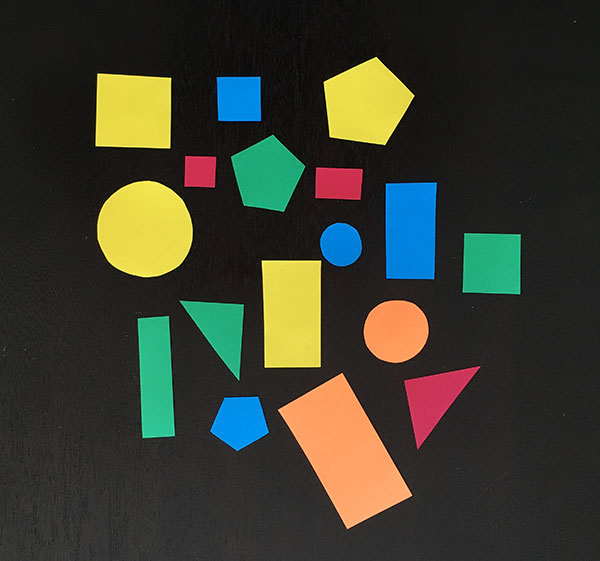
#> input picture Seminar 8/images/shapes.jpg, 600 x 561 px
$ jupyter execute --allow-errors Seminar_8.1-Figures.ipynb   (shell and % lines are left out)   (older library calls are emulated)
#> lines starting #> are read from the running program, lines starting #| are printed output that depends on the picture; after the words box and inside, x2 and y2 are one past the last pixel; in counts of white or black regions, pixels touching at a corner belong together
# AI Community @ Семинар № 8
## Поиск фигур на изображении

[cell 1]
import cv2
import imutils
import numpy as np
import seaborn as sns
from collections import OrderedDict
from skimage.io import imshow
from scipy.spatial import distance as dist
from matplotlib import pyplot as plt

plt.rcParams['figure.figsize'] = (10, 10)
plt.rcParams['axes.grid'] = False

[cell 2]
class ShapeDetector:
    """
    Class which detects shapes given contour.
    """

    def detect(self, c):
        shape = "unidentified"
        peri = cv2.arcLength(c, True)
        polygon = cv2.approxPolyDP(c, 0.04 * peri, True)
        if len(polygon) == 3:
            shape = "triangle"
        elif len(polygon) == 4:
            (x, y, w, h) = cv2.boundingRect(polygon)
            ar = w / float(h)
            shape = "square" if ar >= 0.95 and ar <= 1.05 else "rectangle"
        else:
            shape = "circle"
        return shape

OpenCV загружает изображения в формате BGR.
Превратим BGR в RGB и уменьшим изображение:

[cell 3]
image = cv2.imread("./images/shapes.jpg")[:, :, ::-1]
resized = imutils.resize(image, width=300)
resized_original = resized.copy()
resized_colors = resized.copy()
ratio = image.shape[0] / float(resized.shape[0])
#> ratio = 2

[cell 4]
imshow(resized);

Для поиска контуров нужно бинаризованное изображение.
Сначала переведем изображение в оттенки серого:

[cell 5]
gray = cv2.cvtColor(resized, cv2.COLOR_RGB2GRAY)
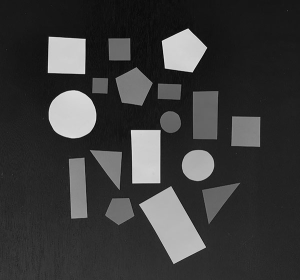
#> gray: shape (280, 300); min 8, max 230, mean 58.1
imshow(gray);

Затем бинаризуем:

[cell 6]
blurred = cv2.GaussianBlur(gray, (5, 5), 0)
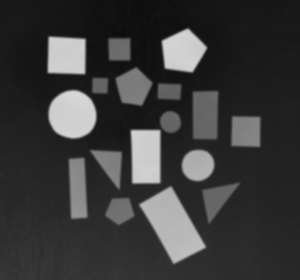
#> blurred: shape (280, 300); min 12, max 216, mean 58.1
thresh = cv2.threshold(blurred, 60, 255, cv2.THRESH_BINARY)[1]
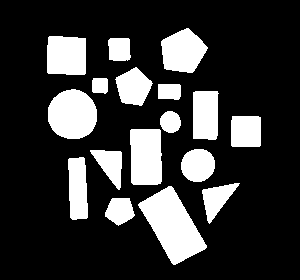
#> thresh: shape (280, 300); 21.4% white; 17 white regions

[cell 7]
imshow(thresh)

Найдем контуры:

[cell 8]
contours = cv2.findContours(thresh.copy(), cv2.RETR_EXTERNAL, cv2.CHAIN_APPROX_SIMPLE)
#> contours = 17 contours; largest, box (x1, y1, x2, y2) and area: (138, 186, 207, 265) 2698, (48, 89, 97, 139) 1883, (130, 129, 162, 185) 1629, (161, 28, 208, 73) 1426, (47, 36, 86, 75) 1386
contours = contours[0] if imutils.is_cv2() else contours[1]

Определим тип каждого объекта по его контуру.
Для этого используем наш класс `ShapeDetector`:

[cell 9]
sd = ShapeDetector()
for contour in contours:
    M = cv2.moments(contour)
    cX = int((M["m10"] / M["m00"]))
    cY = int((M["m01"] / M["m00"]))
    shape = sd.detect(contour)

    contour = contour.astype("int")
    cv2.drawContours(resized, [contour], -1, (0, 255, 0), 2)
    cv2.putText(resized, shape, (cX, cY), cv2.FONT_HERSHEY_SIMPLEX, 0.5, (255, 255, 255), 2)
#> this loop made 17 passes
#> (cX, cY, shape, peri in detect, polygon in detect, x in detect, y in detect, w in detect) on passes 2, 4, 7, 8, 10, 12, 13: (172, 225, 'rectangle', 230.5, [[168, 186], [138, 205], [175, 264], [206, 245]], 138, 186, 69), (77, 188, 'rectangle', 155, [[83, 157], [68, 159], [72, 219], [87, 217]], 68, 157, 20), (145, 156, 'rectangle', 168.1, [[131, 129], [131, 182], [160, 183], [160, 130]], 131, 129, 30), (245, 131, 'square', 115.7, [[232, 116], [231, 145], [259, 146], [260, 117]], 231, 116, 30), (205, 114, 'rectangle', 142.5, [[195, 91], [193, 138], [215, 139], [218, 93]], 193, 91, 26), (169, 91, 'rectangle', 71.66, [[158, 84], [158, 98], [179, 98], [179, 84]], 158, 84, 22), (99, 85, 'square', 56.49, [[93, 78], [92, 91], [105, 93], [107, 79]], 92, 78, 16)
#> (cX, cY, shape, peri in detect) on passes 1, 6, 9, 11, 14, 17: (119, 210, 'circle', 93.84), (197, 164, 'circle', 108.9), (170, 121, 'circle', 68.53), (72, 114, 'circle', 162.4), (133, 86, 'circle', 122.5), (182, 51, 'circle', 149)
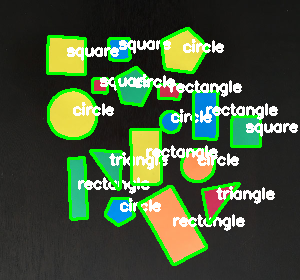
#> resized: shape (280, 300, 3); mean R, G, B 65.9, 84.9, 56
